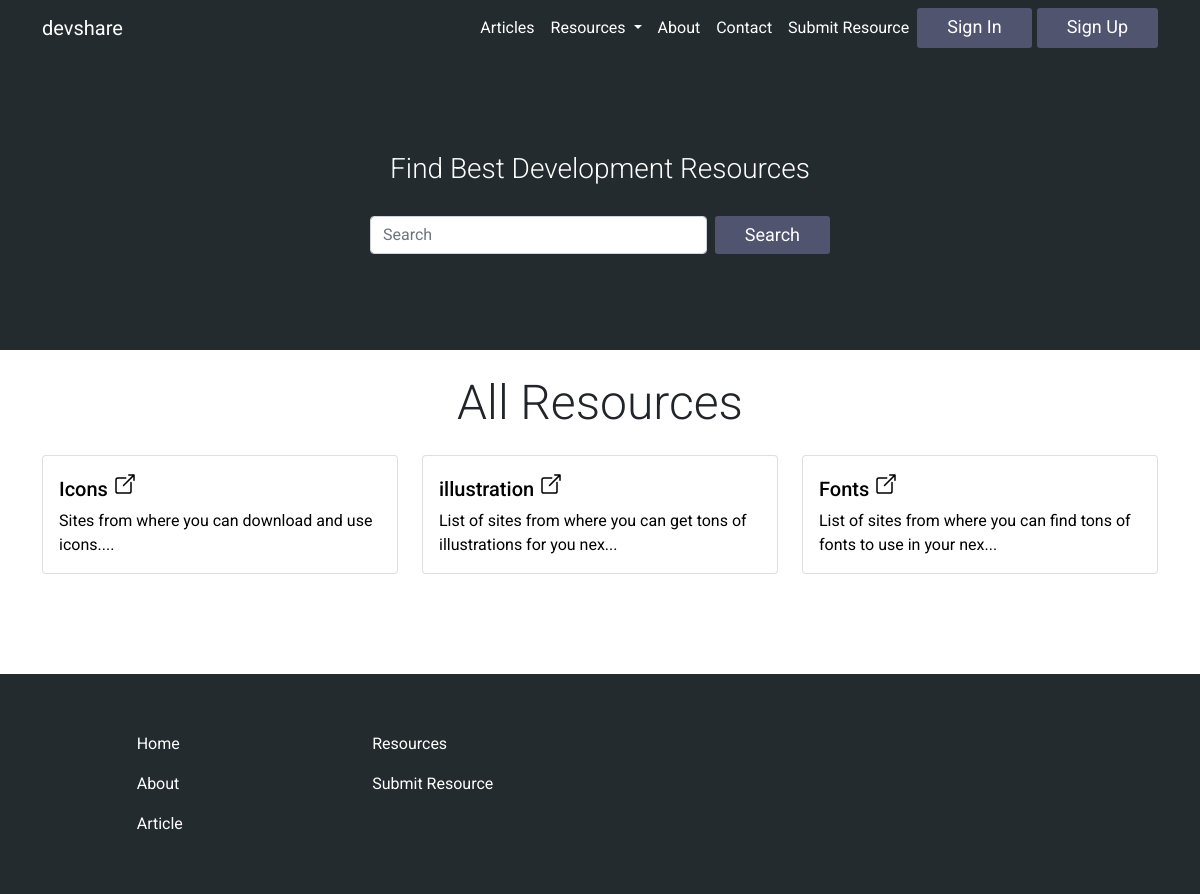
Page /view_all_category/ on the committed database.
### resource/models.py (models this page shows, shortened)
class Category(models.Model):
    category_name = models.CharField(max_length=50, unique=True)
    category_name_slug = models.SlugField(max_length=50, unique=True)
    category_info = models.CharField(max_length=500, default=None, blank=False)
    created_date = models.DateTimeField(auto_now_add=True)
    updated_on = models.DateTimeField(auto_now=True)
    class Meta:
        verbose_name = 'Category'
        verbose_name_plural = 'Category'
    def get_url(self):
         return reverse('resource_by_category', args=[self.category_name_slug])

### devshare/views.py (the view)
# urls.py: path('view_all_category/',views.view_all_category,name='view_all_category'),
def view_all_category(request):
    category = Category.objects.all()
    articles = Article.objects.all()
    context = {
        'category':category,
        'articles':articles,
    }
    return render(request, 'resource/all_category.html', context)

### resource/context_processor.py (called while the page is built)
def menu_links(request):
    category_links = Category.objects.all()
    return dict(category_links = category_links)

### templates/resource/all_category.html
{% extends 'base.html' %}
{% load static %}
{% block content %}
{% if category %}
    <section class="featured-section mb-5 mx-auto clearfix">
    <div class="display-5  text-center">All Resources</div>
      <div class="container">
        <div class="row">
          {% for cat in category %}
          <div class="col-md-4 mt-4">
            <div class="card">
              <a href="" class="text-decoration-none" style="color: #000;">
                <div class="card-body">
                  <h5 class="card-title">{{cat.category_name }} <span><ion-icon name="open-outline"></ion-icon></span></h5>
                  <p class="card-text">{{cat.category_info |slice:":70" | safe }}...</p>
                </div>
              </a>
            </div>
          </div>
          {% endfor %}
        </div>
      </div>
    </section>
{% endif %}
{% endblock content %}

### devshare/static/CSS/style.css (style rules this page uses)
body { font-family: "Roboto", sans-serif; }
ion-icon { font-size: 24px; pointer-events: none; }

### rows in the picture
Category: category_name "Icons", category_info "Sites from where you can download and use icons."
Category: category_name "illustration", category_info "List of sites from where you can get tons of illustrations for you nex"
Category: category_name "Fonts", category_info "List of sites from where you can find tons of fonts to use in your nex"
